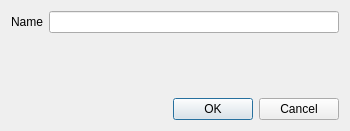
<?xml version="1.0" encoding="UTF-8"?>
<ui version="4.0">
 <class>CreateDataQueueDlgClass</class>
 <widget class="QDialog" name="CreateDataQueueDlgClass">
  <property name="geometry">
   <rect>
    <x>0</x>
    <y>0</y>
    <width>350</width>
    <height>131</height>
   </rect>
  </property>
  <property name="windowTitle">
   <string>Create Data Queue</string>
  </property>
  <layout class="QVBoxLayout" name="verticalLayout_2" stretch="0,1,0">
   <item>
    <layout class="QHBoxLayout" name="nameLayout">
     <item>
      <widget class="QLabel" name="nameLabel">
       <property name="text">
        <string>Name</string>
       </property>
      </widget>
     </item>
     <item>
      <widget class="QLineEdit" name="nameLineEdit"/>
     </item>
    </layout>
   </item>
   <item>
    <layout class="QHBoxLayout" name="errorLayout" stretch="0,1">
     <item>
      <widget class="QLabel" name="errorPixmapLabel">
       <property name="minimumSize">
        <size>
         <width>41</width>
         <height>43</height>
        </size>
       </property>
       <property name="text">
        <string/>
       </property>
      </widget>
     </item>
     <item>
      <widget class="QLabel" name="errorLabel">
       <property name="layoutDirection">
        <enum>Qt::LeftToRight</enum>
       </property>
       <property name="text">
        <string/>
       </property>
       <property name="textFormat">
        <enum>Qt::RichText</enum>
       </property>
       <property name="wordWrap">
        <bool>true</bool>
       </property>
      </widget>
     </item>
    </layout>
   </item>
   <item>
    <widget class="QDialogButtonBox" name="buttonBox">
     <property name="standardButtons">
      <set>QDialogButtonBox::Cancel|QDialogButtonBox::Ok</set>
     </property>
    </widget>
   </item>
  </layout>
 </widget>
 <layoutdefault spacing="6" margin="11"/>
 <resources>
  <include location="../../resources/icons.qrc"/>
 </resources>
 <connections>
  <connection>
   <sender>buttonBox</sender>
   <signal>rejected()</signal>
   <receiver>CreateDataQueueDlgClass</receiver>
   <slot>reject()</slot>
   <hints>
    <hint type="sourcelabel">
     <x>164</x>
     <y>81</y>
    </hint>
    <hint type="destinationlabel">
     <x>164</x>
     <y>51</y>
    </hint>
   </hints>
  </connection>
  <connection>
   <sender>buttonBox</sender>
   <signal>accepted()</signal>
   <receiver>CreateDataQueueDlgClass</receiver>
   <slot>accept()</slot>
   <hints>
    <hint type="sourcelabel">
     <x>164</x>
     <y>81</y>
    </hint>
    <hint type="destinationlabel">
     <x>164</x>
     <y>51</y>
    </hint>
   </hints>
  </connection>
 </connections>
</ui>
